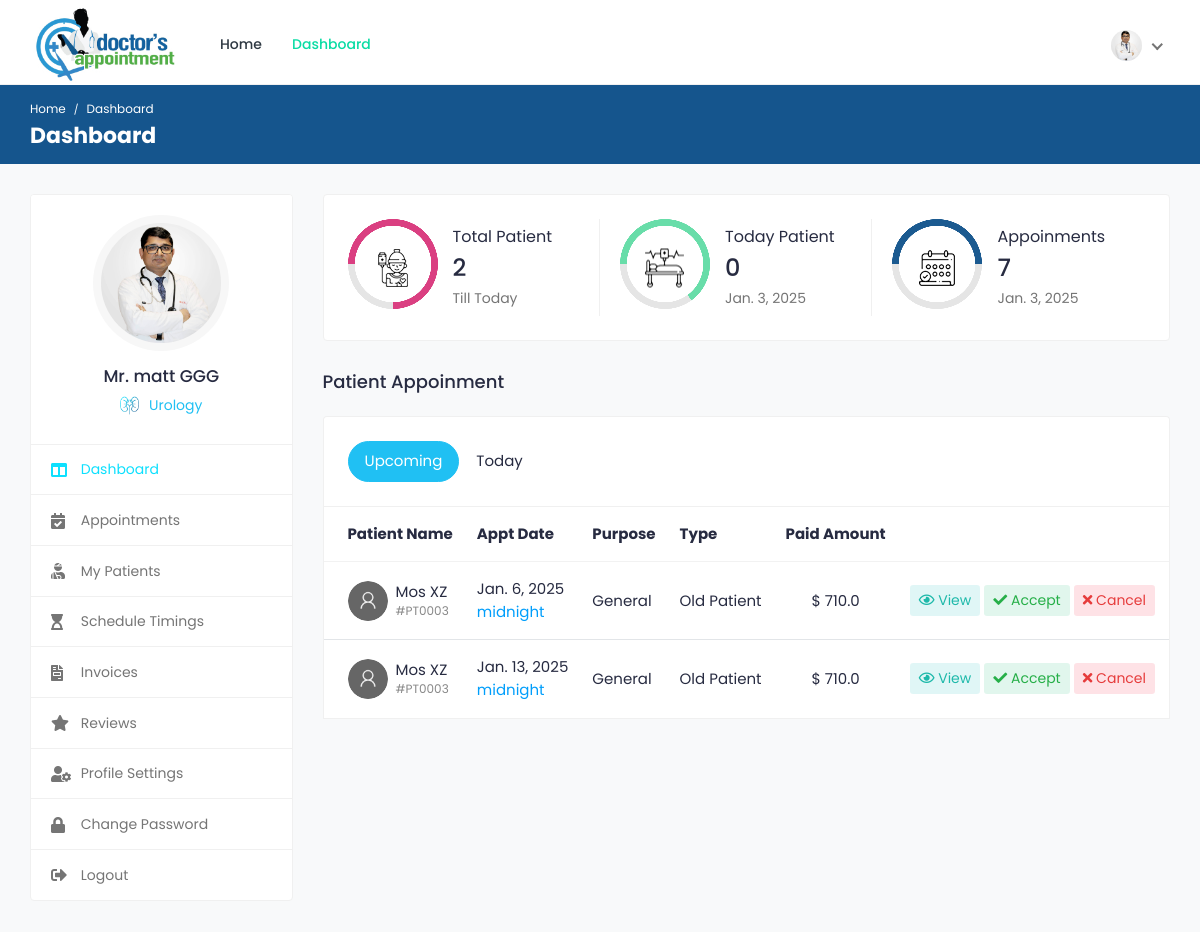
/doctors/ (signed in), run on the app's committed database.
### appointments/models.py (models this page shows, shortened)
class Doctor(models.Model):
	user = models.OneToOneField(User, on_delete=models.CASCADE)
	image = models.ImageField('Profile Image', upload_to='Image/Doctors',
		max_length=500, default='dummy.png')
	first_name = models.CharField('First Name', max_length=50)
	second_name =  models.CharField('Second Name', max_length=50)
	title = models.CharField('Title', max_length=200, default='Dr.')
	phone_no = models.CharField('Phone Number', max_length=50)
	email = models.EmailField('Email', max_length=250)
	gender = models.CharField('Gender', max_length=10)
	d_o_b = models.DateField('Date of Birth', blank=True)
	biography = models.CharField('Biography', max_length=1000, blank=True)
	address_line1 = models.CharField('Address Line 1', max_length=200, blank=True)
	address_line2 = models.CharField('Address Line 2', max_length=200, blank=True)
	country = models.CharField('Country', max_length=100, blank=True)
	county = models.CharField('County', max_length=100, blank=True)
	town = models.CharField('Town', max_length=100, blank=True)
	pricing =  models.FloatField('Amount', default=0.00)
	services = models.CharField('Services', max_length=1000, blank=True)
	specialization = models.CharField('Specialization', max_length=1000, blank=True)
	clinic = models.CharField('Clinic', max_length=100, blank=True)
	clinic_address = models.CharField('Clinic Address', max_length=100, blank=True)
	speciality = models.OneToOneField(Speciality, on_delete=models.CASCADE)
	drclinic = models.ForeignKey(Clinic, on_delete=models.CASCADE)
	''' user, image, first_name, second_name, title, phone_no, email, gender, d_o_b, biography,
	address_line1, address_line2, country, county, town, pricing, services, specialization, clinic,
	clinic_address, speciality'''

class Speciality(models.Model):
	name = models.CharField('Name', max_length=100)
	image = models.ImageField('Image', upload_to='Image/Speciality', max_length=500)

class Appointment(models.Model):
	doctor = models.ForeignKey(Doctor, on_delete=models.CASCADE)
	patient = models.ForeignKey(Patient, on_delete=models.CASCADE)
	purpose = models.CharField('Purpose', max_length=50)
	category = models.CharField('Type', max_length=50)
	amount = models.FloatField('Amount', default=0.00)
	status = models.CharField('Status', max_length=50)
	date = models.DateTimeField('Appointment Date', auto_now_add=True)
	booking_date = models.DateTimeField('Booking Date')
	follow_up_date = models.DateTimeField('Follow Up', null=True)
	def new_patient(self):
		appointments = Appointment.objects.filter(doctor=self.doctor.id, patient=self.patient.id)
		if appointments.count()>1:
			return "Old Patient"
		else:
			return "New Patient"

class Patient(models.Model):
	user = models.OneToOneField(User, on_delete=models.CASCADE)
	image = models.ImageField('Profile Image', upload_to='Image/Patient/Profile/',
		max_length=500, default='dummy.png')
	first_name = models.CharField('First Name', max_length=50)
	second_name = models.CharField('Second Name', max_length=50)
	d_o_b = models.DateField('Date Of Birth')
	gender = models.CharField('Gender', max_length=10)
	email = models.CharField('Email', max_length=50)
	phone_no = models.CharField('Phone Number', max_length=20)
	blood_group = models.CharField('Blood Group', max_length=5)
	country = models.CharField('Country', max_length=50)
	county = models.CharField('County', max_length=50)
	town = models.CharField('Town', max_length=50)
	street_lane = models.CharField('Street/Lane', max_length=50)
	def __str__(self):
		return self.first_name +' '+self.second_name

### appointments/views.py (the view)
# urls.py: path('doctors/', views.doctor_dashboard, name='doctor-dashboard'),
@login_required(login_url='/login/')
@user_passes_test(check_doctor, login_url='/login/')
@user_passes_test(check_settings, login_url='/doctors/profile-settings/')
def doctor_dashboard(request):
	profile = Doctor.objects.get(user=request.user.id)
	appointments = Appointment.objects.filter(doctor=profile.id)
	upcoming_appointments = appointments.filter(booking_date__gte=dt.date.today())
	today_appointments = appointments.filter(status='ACCEPTED', booking_date__date=dt.date.today())
	my_patients = []
	for appointment in appointments:
		if appointment.patient not in my_patients:
			my_patients += [appointment.patient]
	return render(request, 'doctors/doctor-dashboard.html', {"profile": profile, "appointments": appointments,
		"upcoming_appointments": upcoming_appointments, "today_appointments": today_appointments,
		"total_patients": len(my_patients)})

### appointments/views.py (called while the page is built)
def check_doctor(user):
	group = user.groups.get()
	return group.name=='doctors_group'

def check_settings(user):
	profile = Doctor.objects.filter(user=user.id)
	return profile.count()>=1

### appointments/templates/doctors/doctor-dashboard.html (shortened to what this page needs)
{% extends "doctors/base.html" %}
{% load static %}
{% block breadcrumb %}Dashboard{% endblock %}
{% block breadcrumb1 %}Dashboard{% endblock %}
{% block sidenav %}
<ul>
	<li class="active">
		<a href="{% url 'doctor-dashboard' %}">
			<i class="fas fa-columns"></i>
			<span>Dashboard</span>
		</a>
	</li>
	<li>
		<a href="{% url 'appointments' %}">
			<i class="fas fa-calendar-check"></i>
			<span>Appointments</span>
		</a>
	</li>
	<li>
		<a href="{% url 'my-patients' %}">
			<i class="fas fa-user-injured"></i>
			<span>My Patients</span>
		</a>
	</li>
	<li>
		<a href="{% url 'schedule-timings' %}">
			<i class="fas fa-hourglass-start"></i>
			<span>Schedule Timings</span>
		</a>
	</li>
	<li>
		<a href="{% url 'invoices' %}">
			<i class="fas fa-file-invoice"></i>
			<span>Invoices</span>
		</a>
	</li>
	<li>
		<a href="{% url 'reviews' %}">
			<i class="fas fa-star"></i>
			<span>Reviews</span>
		</a>
	</li>
	<li>
		<a href="{% url 'doctor-profile-settings' %}">
			<i class="fas fa-user-cog"></i>
			<span>Profile Settings</span>
		</a>
	</li>
	<li>
		<a href="{% url 'doctor-change-password' %}">
			<i class="fas fa-lock"></i>
			<span>Change Password</span>
		</a>
	</li>
	<li>
		<a href="{% url 'logout' %}">
			<i class="fas fa-sign-out-alt"></i>
			<span>Logout</span>
		</a>
	</li>
</ul>
{% endblock %}
{% block content %}
<div class="col-md-7 col-lg-8 col-xl-9">
	<div class="row">
		<div class="col-md-12">
			<div class="card dash-card">
				<div class="card-body">
					<div class="row">
						<div class="col-md-12 col-lg-4">
							<div class="dash-widget dct-border-rht">
								<div class="circle-bar circle-bar1">
									<div class="circle-graph1" data-percent="75">
										<img src="{% static 'cas/img/icon-01.png' %}" class="img-fluid" alt="patient">
									</div>
								</div>
								<div class="dash-widget-info">
									<h6>Total Patient</h6>
									<h3>{{total_patients}}</h3>
									<p class="text-muted">Till Today</p>
								</div>
							</div>
						</div>
						<div class="col-md-12 col-lg-4">
							<div class="dash-widget dct-border-rht">
								<div class="circle-bar circle-bar2">
									<div class="circle-graph2" data-percent="65">
										<img src="{% static 'cas/img/icon-02.png' %}" class="img-fluid" alt="Patient">
									</div>
								</div>
								<div class="dash-widget-info">
									<h6>Today Patient</h6>
									<h3>{{today_appointments.count}}</h3>
									<p class="text-muted">{% now "DATE_FORMAT" %}</p>
								</div>
							</div>
						</div>
						<div class="col-md-12 col-lg-4">
							<div class="dash-widget">
								<div class="circle-bar circle-bar3">
									<div class="circle-graph3" data-percent="50">
										<img src="{% static 'cas/img/icon-03.png' %}" class="img-fluid" alt="Patient">
									</div>
								</div>
								<div class="dash-widget-info">
									<h6>Appoinments</h6>
									<h3>{{appointments.count}}</h3>
									<p class="text-muted">{% now "DATE_FORMAT" %}</p>
								</div>
							</div>
						</div>
					</div>
				</div>
			</div>
		</div>
	</div>
	<div class="row">
		<div class="col-md-12">
			<h4 class="mb-4">Patient Appoinment</h4>
			<div class="appointment-tab">
				<ul class="nav nav-tabs nav-tabs-solid nav-tabs-rounded">
					<li class="nav-item">
						<a class="nav-link active" href="#upcoming-appointments" data-toggle="tab">Upcoming</a>
					</li>
					<li class="nav-item">
						<a class="nav-link" href="#today-appointments" data-toggle="tab">Today</a>
					</li>
				</ul>
				<div class="tab-content">
					<div class="tab-pane show active" id="upcoming-appointments">
						<div class="card card-table mb-0">
							<div class="card-body">
								<div class="table-responsive">
									<table class="table table-hover table-center mb-0">
										<thead>
											<tr>
												<th>Patient Name</th>
												<th>Appt Date</th>
												<th>Purpose</th>
												<th>Type</th>
												<th class="text-center">Paid Amount</th>
												<th></th>
											</tr>
										</thead>
										<tbody>
										{% for appointment in upcoming_appointments %}
											<tr>
												<td>
													<h2 class="table-avatar">
														<a href="{% url 'patient-profile' appointment.patient|slugify appointment.patient.id %}" class="avatar avatar-sm mr-2"><img class="avatar-img rounded-circle" src="{{appointment.patient.image.url}}" alt="User Image"></a>
														<a href="{% url 'patient-profile' appointment.patient|slugify appointment.patient.id %}">{{appointment.patient.first_name}} {{appointment.patient.second_name}} <span>#PT000{{appointment.patient.id}}</span></a>
													</h2>
												</td>
												<td>{{appointment.booking_date.date}} <span class="d-block text-info">{{appointment.booking_date.time}}</span></td>
												<td>{{appointment.purpose}}</td>
												<td>{{appointment.new_patient}}</td>
												<td class="text-center">$ {{appointment.amount}}</td>
												<td class="text-right">
													<div class="table-action">
														<a href="javascript:void(0);" class="btn btn-sm bg-info-light" data-toggle="modal" data-target="#appt{{appointment.id}}_details">
															<i class="far fa-eye"></i> View
														</a>
													{% if appointment.status == 'WAIT' %}
														<a href="{% url 'appointment-accept' appointment.purpose|slugify appointment.id %}" class="btn btn-sm bg-success-light ajax-link">
															<i class="fas fa-check"></i> Accept
														</a>
														<a href="{% url 'appointment-cancel' appointment.purpose|slugify appointment.id %}" class="btn btn-sm bg-danger-light ajax-link">
															<i class="fas fa-times"></i> Cancel
														</a>
													{% endif %}
													</div>
												</td>
											</tr>
										{% endfor %}
										</tbody>
									</table>
								</div>
							</div>
						</div>
					</div>
				</div>
			</div>
		</div>
	</div>
</div>
{% endblock %}

### appointments/templates/doctors/base.html (shortened to what this page needs)
<!DOCTYPE html>
<html lang="en">
<head>
		{% load static %}
		<link rel="stylesheet" href="{% static 'cas/css/bootstrap.min.css' %}">
		<link rel="stylesheet" href="{% static 'cas/plugins/fontawesome/css/fontawesome.min.css' %}">
		<link rel="stylesheet" href="{% static 'cas/plugins/fontawesome/css/all.min.css' %}">
		<link rel="stylesheet" href="{% static 'cas/css/style.css' %}">
	</head>
	<body>
		<div class="main-wrapper">
			<header class="header">
				<nav class="navbar navbar-expand-lg header-nav">
					<div class="navbar-header">
						<a href="{% url 'index' %}" class="navbar-brand logo">
							<img src="{% static 'cas/img/logo.png' %}" class="img-fluid" alt="Logo">
						</a>
					</div>
					<div class="main-menu-wrapper">
						<ul class="main-nav">
							<li>
								<a href="{% url 'index' %}">Home</a>
							</li>
							<li class="active"><a href="{% url 'doctor-dashboard' %}">Dashboard</a></li>
						</ul>
					</div>
					<ul class="nav header-navbar-rht">
						<li class="nav-item dropdown has-arrow logged-item">
							<a href="#" class="dropdown-toggle nav-link" data-toggle="dropdown">
								<span class="user-img">
									<img class="rounded-circle" src="{{profile.image.url}}" width="31" alt="{{user.first_name}} {{user.last_name}}">
								</span>
							</a>
						</li>
					</ul>
				</nav>
			</header>
			<div class="breadcrumb-bar">
				<div class="container-fluid">
					<div class="row align-items-center">
						<div class="col-md-12 col-12">
							<nav aria-label="breadcrumb" class="page-breadcrumb">
								<ol class="breadcrumb">
									<li class="breadcrumb-item"><a href="{% url 'index' %}">Home</a></li>
									<li class="breadcrumb-item active" aria-current="page">{% block breadcrumb %}{% endblock %}</li>
								</ol>
							</nav>
							<h2 class="breadcrumb-title">{% block breadcrumb1 %} {% endblock %}</h2>
						</div>
					</div>
				</div>
			</div>
			<div class="content">
				<div class="container-fluid">
					<div class="row">
						<div class="col-md-5 col-lg-4 col-xl-3 theiaStickySidebar">
							<div class="profile-sidebar">
								<div class="widget-profile pro-widget-content">
									<div class="profile-info-widget">
										<a href="#" class="booking-doc-img">
											<img src="{{profile.image.url}}" alt="User Image">
										</a>
										<div class="profile-det-info">
											<h3>{{profile.title}} {{user.first_name}} {{user.last_name}}</h3>
											{% if profile != None %}
											<div class="patient-details">
												<p class="doc-department"><img src="{{profile.speciality.image.url}}" class="img-fluid" alt="S">{{profile.speciality.name}}</p>
											</div>
											{% endif %}
										</div>
									</div>
								</div>
								<div class="dashboard-widget">
									<nav class="dashboard-menu">
										{% block sidenav %}
										{% endblock %}
									</nav>
								</div>
							</div>
						</div>
						{% block content %}
						{% endblock %}
					</div>
				</div>
			</div>
		</div>
	</body>
</html>

### data on the page
Doctor: image (picture), title "Mr.", speciality.image (picture), speciality.name "Urology"
Appointment: patient.image (placeholder picture), patient.first_name "Mos", patient.second_name "XZ", patient.id "3", booking_date "Jan. 6, 2025", booking_date.time "midnight", purpose "General", new_patient "Old Patient", amount "710.0", status "WAIT" (drawn)
Appointment: patient.image (placeholder picture), patient.first_name "Mos", patient.second_name "XZ", patient.id "3", booking_date "Jan. 13, 2025", booking_date.time "midnight", purpose "General", new_patient "Old Patient", amount "710.0", status "WAIT" (drawn)

### other printed values
{{ user.first_name }} "matt"
{{ user.last_name }} "GGG"
{{ total_patients }} "2"
{{ today_appointments.count }} "0"
{{ appointments.count }} "7"
